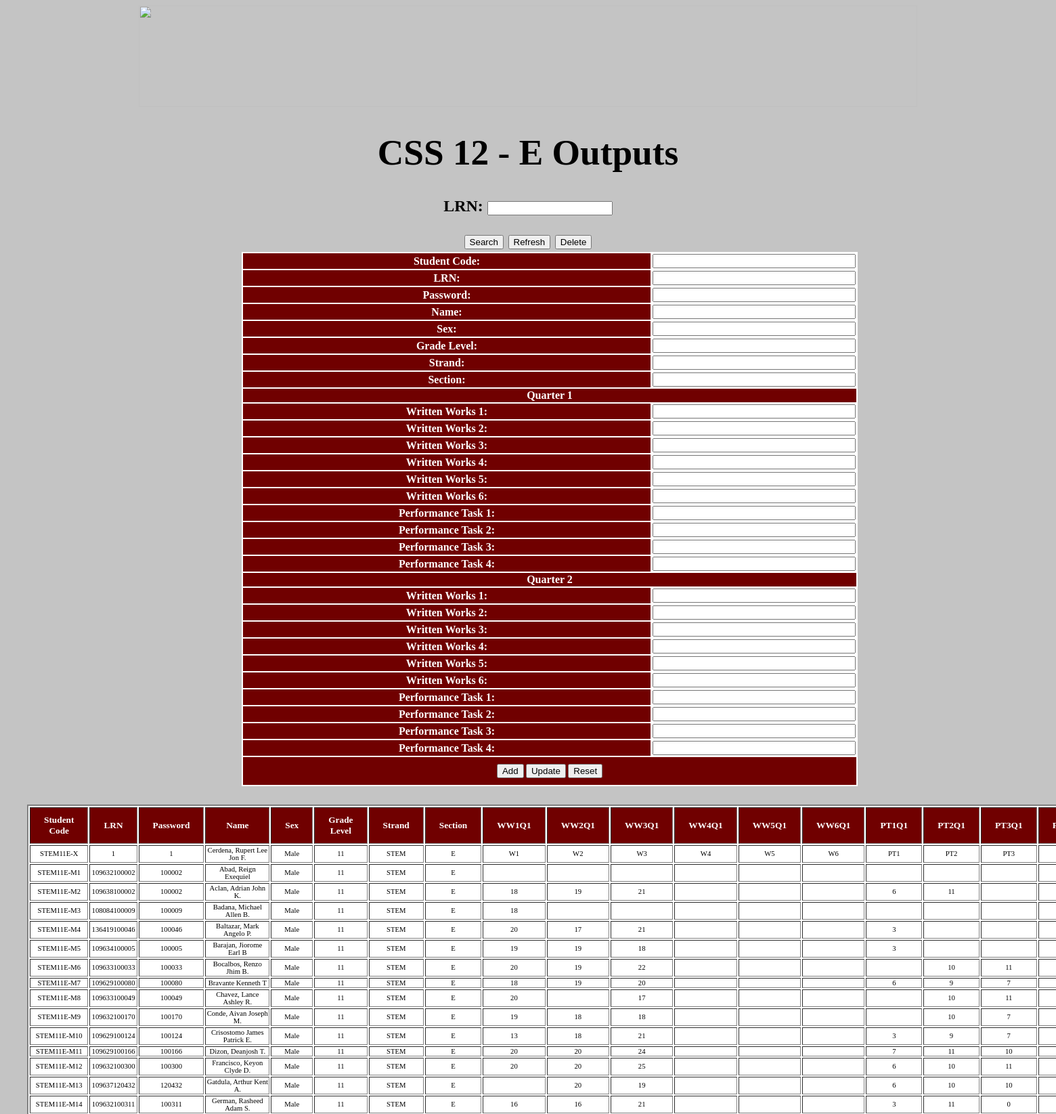
The page /RPROJ/css12e.php (upper part) on the database its author committed.
### tables this page shows
CREATE TABLE `tblcss12e` (
  `no` int(11) NOT NULL,
  `studcode` text NOT NULL,
  `id` text NOT NULL,
  `pass` text NOT NULL,
  `name` text NOT NULL,
  `sex` text NOT NULL,
  `gradeLevel` text NOT NULL,
  `strand` text NOT NULL,
  `section` text NOT NULL,
  `ww1q1` text NOT NULL,
  `ww2q1` text NOT NULL,
  `ww3q1` text NOT NULL,
  `ww4q1` text NOT NULL,
  `ww5q1` text NOT NULL,
  `ww6q1` text NOT NULL,
  `pt1q1` text NOT NULL,
  `pt2q1` text NOT NULL,
  `pt3q1` text NOT NULL,
  `pt4q1` text NOT NULL,
  `ww1q2` text NOT NULL,
  `ww2q2` text NOT NULL,
  `ww3q2` text NOT NULL,
  `ww4q2` text NOT NULL,
  `ww5q2` text NOT NULL,
  `ww6q2` text NOT NULL,
  `pt1q2` text NOT NULL,
  `pt2q2` text NOT NULL,
  `pt3q2` text NOT NULL,
  `pt4q2` text NOT NULL
);

### RPROJ/css12e.php (the view, shortened to what this page needs)
<html>
<head>
		<?php
		$id = " ";
		?>
</head>
<body>
<?php
if(isset($_POST['search']))
	{
	$search =$_POST['txtsearch'];
	$studcode='';
	$id='';
	$pass='';
	$name='';
	$sex='';
	$gradeLevel='';
	$strand='';
	$section='';
	$ww1q1='';
	$ww2q1='';
	$ww3q1='';
	$ww4q1='';
	$ww5q1='';
	$ww6q1='';
	$pt1q1='';
	$pt2q1='';
	$pt3q1='';
	$pt4q1='';
	$ww1q2='';
	$ww2q2='';
	$ww3q2='';
	$ww4q2='';
	$ww5q2='';
	$ww6q2='';
	$pt1q2='';
	$pt2q2='';
	$pt3q2='';
	$pt4q2='';
	if(empty($search))
		{
		echo"<script>alert('Empty fields')</script>";
		}
	else
		{
		if(is_numeric($search))
			{
			$conn = mysqli_connect('localhost','ljay','ljay140891', 'dbetech');
			if(!$conn)
				{
				echo 'Connection Error:' . mysqli_connect_error();
				}
			$sql = "SELECT * FROM tblcss12e WHERE id = $search";
			$result = mysqli_query($conn, $sql);
			$info = mysqli_fetch_assoc($result);
			if($info)
				{
				$studcode=$info['studcode'];
				$id=$info['id'];
				$pass=$info['pass'];
				$name=$info['name'];
				$sex=$info['sex'];
				$gradeLevel=$info['gradeLevel'];
				$strand=$info['strand'];
				$section=$info['section'];
				$ww1q1=$info['ww1q1'];
				$ww2q1=$info['ww2q1'];
				$ww3q1=$info['ww3q1'];
				$ww4q1=$info['ww4q1'];
				$ww5q1=$info['ww5q1'];
				$ww6q1=$info['ww6q1'];
				$pt1q1=$info['pt1q1'];
				$pt2q1=$info['pt2q1'];
				$pt3q1=$info['pt3q1'];
				$pt4q1=$info['pt4q1'];
				$ww1q2=$info['ww1q2'];
				$ww2q2=$info['ww2q2'];
				$ww3q2=$info['ww3q2'];
				$ww4q2=$info['ww4q2'];
				$ww5q2=$info['ww5q2'];
				$ww6q2=$info['ww6q2'];
				$pt1q2=$info['pt1q2'];
				$pt2q2=$info['pt2q2'];
				$pt3q2=$info['pt3q2'];
				$pt4q2=$info['pt4q2'];
				}
			else
				{
				echo "<script>alert('Information not found');</script>";
				}
			mysqli_free_result($result);
			mysqli_close($conn);
			}
		else
			{
			echo "<script>alert('Enter a valid value');</script>";
			}
		}
	}
else
	{
	$studcode='';
	$id='';
	$pass='';
	$name='';
	$sex='';
	$gradeLevel='';
	$strand='';
	$section='';
	$ww1q1='';
	$ww2q1='';
	$ww3q1='';
	$ww4q1='';
	$ww5q1='';
	$ww6q1='';
	$pt1q1='';
	$pt2q1='';
	$pt3q1='';
	$pt4q1='';
	$ww1q2='';
	$ww2q2='';
	$ww3q2='';
	$ww4q2='';
	$ww5q2='';
	$ww6q2='';
	$pt1q2='';
	$pt2q2='';
	$pt3q2='';
	$pt4q2='';
	}
?>
<img src="header.png" />
<form name="frmadmin" action="css12e.php" method="POST">
<h1>CSS 12 - E Outputs</h1>
<h2>LRN:	<input type = "text" name="txtsearch" /></h2>
<input type = "submit" name="search" value="Search" />
<button onclick= "RefreshPage()"> <?php echo"Refresh";?></button>
<input type = "submit" name="delete" value="Delete"  />
</form>
<form name="frmadmin" action="css12e.php" method="POST">
<table class="t1" >
<tr>
<td class="c1">Student Code:</td>
<td class="c2" colspan="2"><input class="f1" type = "text" name="txtstudcode" value="<?php echo $studcode; ?>"/> <br/> </td>
</tr>
<tr>
<td class="c1">LRN:</td>
<td class="c2" colspan="2"><input class="f1" type = "text" name="txtid" value="<?php echo $id; ?>"/> <br/> </td>
</tr>
<tr>
<td class="c1">Password:</td>
<td class="c2" colspan="2"><input class="f1" type = "text" name="txtpass" value="<?php echo $pass; ?>"/> <br/> </td>
</tr>
<tr>
<td class="c1">Name:</td>
<td class="c2" colspan="2"><input class="f1" type = "text" name="txtname" value="<?php echo $name; ?>"/> <br/> </td>
</tr>
<tr>
<td class="c1">Sex:</td>
<td class="c2" colspan="2"><input class="f1" type = "text" name="txtsex" value="<?php echo $sex; ?>"/> <br/> </td>
</tr>
<tr>
<td class="c1">Grade Level:</td>
<td class="c2" colspan="2"><input class="f1" type = "text" name="txtgradeLevel" value="<?php echo $gradeLevel; ?>"/> <br/> </td>
</tr>
<tr>
<td class="c1">Strand:</td>
<td class="c2" colspan="2"><input class="f1" type = "text" name="txtstrand" value="<?php echo $strand; ?>"/> <br/> </td>
</tr>
<tr>
<td class="c1">Section:</td>
<td class="c2" colspan="2"><input class="f1" type = "text" name="txtsection" value="<?php echo $section; ?>"/> <br/> </td>
</tr>
<tr>
<td class="c1" colspan="3" align="center">Quarter 1</td>
</tr>
<tr>
<td class="c1">Written Works 1:</td>
<td class="c2" colspan="2"><input class="f1" type = "text" name="txtww1q1" value="<?php echo $ww1q1; ?>"/> <br/> </td>
</tr>
<tr>
<td class="c1">Written Works 2:</td>
<td class="c2" colspan="2"><input class="f1" type = "text" name="txtww2q1" value="<?php echo $ww2q1; ?>"/> <br/> </td>
</tr>
<tr>
<td class="c1">Written Works 3:</td>
<td class="c2" colspan="2"><input class="f1" type = "text" name="txtww3q1" value="<?php echo $ww3q1; ?>"/> <br/> </td>
</tr>
<tr>
<td class="c1">Written Works 4:</td>
<td class="c2" colspan="2"><input class="f1" type = "text" name="txtww4q1" value="<?php echo $ww4q1; ?>"/> <br/> </td>
</tr>
<tr>
<td class="c1">Written Works 5:</td>
<td class="c2" colspan="2"><input class="f1" type = "text" name="txtww5q1" value="<?php echo $ww5q1; ?>"/> <br/> </td>
</tr>
<tr>
<td class="c1">Written Works 6:</td>
<td class="c2" colspan="2"><input class="f1" type = "text" name="txtww6q1" value="<?php echo $ww6q1; ?>"/> <br/> </td>
</tr>
<tr>
<td class="c1">Performance Task 1:</td>
<td class="c2" colspan="2"><input class="f1" type = "text" name="txtpt1q1" value="<?php echo $pt1q1; ?>"/> <br/> </td>
</tr>
<tr>
<td class="c1">Performance Task 2:</td>
<td class="c2" colspan="2"><input class="f1" type = "text" name="txtpt2q1" value="<?php echo $pt2q1; ?>"/> <br/> </td>
</tr>
<tr>
<td class="c1">Performance Task 3:</td>
<td class="c2" colspan="2"><input class="f1" type = "text" name="txtpt3q1" value="<?php echo $pt3q1; ?>"/> <br/> </td>
</tr>
<tr>
<td class="c1">Performance Task 4:</td>
<td class="c2" colspan="2"><input class="f1" type = "text" name="txtpt4q1" value="<?php echo $pt4q1; ?>"/> <br/> </td>
</tr>
<tr>
<td class="c1" colspan="3" align="center">Quarter 2</td>
</tr>
<tr>
<td class="c1">Written Works 1:</td>
<td class="c2" colspan="2"><input class="f1" type = "text" name="txtww1q2" value="<?php echo $ww1q2; ?>"/> <br/> </td>
</tr>
<tr>
<td class="c1">Written Works 2:</td>
<td class="c2" colspan="2"><input class="f1" type = "text" name="txtww2q2" value="<?php echo $ww2q2; ?>"/> <br/> </td>
</tr>
<tr>
<td class="c1">Written Works 3:</td>
<td class="c2" colspan="2"><input class="f1" type = "text" name="txtww3q2" value="<?php echo $ww3q2; ?>"/> <br/> </td>
</tr>
<tr>
<td class="c1">Written Works 4:</td>
<td class="c2" colspan="2"><input class="f1" type = "text" name="txtww4q2" value="<?php echo $ww4q2; ?>"/> <br/> </td>
</tr>
<tr>
<td class="c1">Written Works 5:</td>
<td class="c2" colspan="2"><input class="f1" type = "text" name="txtww5q2" value="<?php echo $ww5q2; ?>"/> <br/> </td>
</tr>
<tr>
<td class="c1">Written Works 6:</td>
<td class="c2" colspan="2"><input class="f1" type = "text" name="txtww6q2" value="<?php echo $ww6q2; ?>"/> <br/> </td>
</tr>
<tr>
<td class="c1">Performance Task 1:</td>
<td class="c2" colspan="2"><input class="f1" type = "text" name="txtpt1q2" value="<?php echo $pt1q2; ?>"/> <br/> </td>
</tr>
<tr>
<td class="c1">Performance Task 2:</td>
<td class="c2" colspan="2"><input class="f1" type = "text" name="txtpt2q2" value="<?php echo $pt2q2; ?>"/> <br/> </td>
</tr>
<tr>
<td class="c1">Performance Task 3:</td>
<td class="c2" colspan="2"><input class="f1" type = "text" name="txtpt3q2" value="<?php echo $pt3q2; ?>"/> <br/> </td>
</tr>
<tr>
<td class="c1">Performance Task 4:</td>
<td class="c2" colspan="2"><input class="f1" type = "text" name="txtpt4q2" value="<?php echo $pt4q2; ?>"/> <br/> </td>
</tr>
<tr>
	<td class="c3" colspan="3">
	<input type = "submit" size="30" name="add" value="Add"/>
	<input type = "submit" size="30" name="update" value="Update" onclick="check()"  />
	<input type = "reset" size="30" />
	</td>
</tr>
</table>
</form>
<?php
$search =$_POST['txtsearch'];
if(empty($search))
	{
	$conn = mysqli_connect('localhost','ljay','ljay140891', 'dbetech');
	$sql = "SELECT * FROM tblcss12e";
	$result = mysqli_query($conn, $sql);
	$info = mysqli_fetch_all($result, MYSQLI_ASSOC);
	echo '<table class ="t1" border="2" >';
	echo '<tr class="r1">
		<td class="c3"><b>Student Code</b></td>
		<td class="c3"><b>LRN</b></td>
		<td class="c3"><b>Password</b></td>
		<td class="c3"><b>Name</b></td>
		<td class="c3"><b>Sex</b></td>
		<td class="c3"><b>Grade Level</b></td>
		<td class="c3"><b>Strand</b></td>
		<td class="c3"><b>Section</b></td>
		<td class="c3"><b>WW1Q1</b></td>
		<td class="c3"><b>WW2Q1</b></td>
		<td class="c3"><b>WW3Q1</b></td>
		<td class="c3"><b>WW4Q1</b></td>
		<td class="c3"><b>WW5Q1</b></td>
		<td class="c3"><b>WW6Q1</b></td>
		<td class="c3"><b>PT1Q1</b></td>
		<td class="c3"><b>PT2Q1</b></td>
		<td class="c3"><b>PT3Q1</b></td>
		<td class="c3"><b>PT4Q1</b></td>
		<td class="c3"><b>WW1Q2</b></td>
		<td class="c3"><b>WW2Q2</b></td>
		<td class="c3"><b>WW3Q2</b></td>
		<td class="c3"><b>WW4Q2</b></td>
		<td class="c3"><b>WW5Q2</b></td>
		<td class="c3"><b>WW6Q2</b></td>
		<td class="c3"><b>PT1Q2</b></td>
		<td class="c3"><b>PT2Q2</b></td>
		<td class="c3"><b>PT3Q2</b></td>
		<td class="c3"><b>PT4Q2</b></td>
		</tr>';
	foreach($info as $infos):
		echo '<tr class="r2">';
			echo '<td class="c4">' . $infos['studcode'] . '</td>' ;
			echo '<td class="c4">' . $infos['id'] . '</td>' ;
			echo '<td class="c4">' . $infos['pass'] . '</td>' ;
			echo '<td class="c4">' . $infos['name'] . '</td>' ;
			echo '<td class="c4">' . $infos['sex'] . '</td>' ;
			echo '<td class="c4">' . $infos['gradeLevel'] . '</td>' ;
			echo '<td class="c4">' . $infos['strand'] . '</td>' ;
			echo '<td class="c4">' . $infos['section'] . '</td>' ;
			echo '<td class="c4">' . $infos['ww1q1'] . '</td>' ;
			echo '<td class="c4">' . $infos['ww2q1'] . '</td>' ;
			echo '<td class="c4">' . $infos['ww3q1'] . '</td>' ;
			echo '<td class="c4">' . $infos['ww4q1'] . '</td>' ;
			echo '<td class="c4">' . $infos['ww5q1'] . '</td>' ;
			echo '<td class="c4">' . $infos['ww6q1'] . '</td>' ;
			echo '<td class="c4">' . $infos['pt1q1'] . '</td>' ;
			echo '<td class="c4">' . $infos['pt2q1'] . '</td>' ;
			echo '<td class="c4">' . $infos['pt3q1'] . '</td>' ;
			echo '<td class="c4">' . $infos['pt4q1'] . '</td>' ;
		echo '</tr>';
	endforeach;
	echo '</table>';
	}
?>
</body>
</html>

### RPROJ/css12e.php (style rules this page uses)
body { font-family:Bookman Old Style; font-size:20pt; text-align:center; background-color:rgb(196,196,196); }
h2 { font-family:Bookman Old Style; font-size:18pt; }
td.c1 { background-color:rgb(112,0,0); color:white; font-family:Bookman Old Style; font-size:12pt; text-align:center; font-weight:bold; width: 600px; }
td.c2 { background-color:rgb(255,255,255); font-family:Bookman Old Style; font-size:12pt; text-align:center; width: 150px; }
td.c3 { background-color:rgb(112,0,0); font-family:Bookman Old Style; font-size:10pt; text-align:center; width: 100px; color:white; }
td.c4 { background-color:rgb(255,255,255); font-family:Bookman Old Style; font-size:8pt; text-align:center; width: 200px; }
img { width: 1150px; height:150px; }
.c3 { padding: 10px 20px; background-color:rgb(112,0,0); text-align:center; }
.f1 { width: 300px; }
tr.r1 { background-color:rgb(112,0,0); color:white; font-family:Bookman Old Style; font-size:10pt; text-align:center; font-weight:bold; }
tr.r2 { background-color:rgb(255,255,255); font-family:Bookman Old Style; font-size:10pt; text-align:center; }
table.t1 { background-color:rgb(255,255,255); position:relative; margin-left:auto; margin-right:auto; bottom:1.5em; right:2em; left:2em; }

### rows shown on the page
tblcss12e: studcode "STEM11E-X", id "1", pass "1", name "Cerdena, Rupert Lee Jon F.", sex "Male", gradeLevel "11", strand "STEM", section "E", ww1q1 "W1", ww2q1 "W2", ww3q1 "W3", ww4q1 "W4", ww5q1 "W5", ww6q1 "W6", pt1q1 "PT1", pt2q1 "PT2", pt3q1 "PT3"
tblcss12e: studcode "STEM11E-M1", id "109632100002", pass "100002", name "Abad, Reign Exequiel", sex "Male", gradeLevel "11", strand "STEM", section "E"
tblcss12e: studcode "STEM11E-M2", id "109638100002", pass "100002", name "Aclan, Adrian John K.", sex "Male", gradeLevel "11", strand "STEM", section "E", ww1q1 "18", ww2q1 "19", ww3q1 "21", pt1q1 "6", pt2q1 "11"
tblcss12e: studcode "STEM11E-M3", id "108084100009", pass "100009", name "Badana, Michael Allen B.", sex "Male", gradeLevel "11", strand "STEM", section "E", ww1q1 "18"
tblcss12e: studcode "STEM11E-M4", id "136419100046", pass "100046", name "Baltazar, Mark Angelo P.", sex "Male", gradeLevel "11", strand "STEM", section "E", ww1q1 "20", ww2q1 "17", ww3q1 "21", pt1q1 "3"
tblcss12e: studcode "STEM11E-M5", id "109634100005", pass "100005", name "Barajan, Jiorome Earl B", sex "Male", gradeLevel "11", strand "STEM", section "E", ww1q1 "19", ww2q1 "19", ww3q1 "18", pt1q1 "3"
tblcss12e: studcode "STEM11E-M6", id "109633100033", pass "100033", name "Bocalbos, Renzo Jhim B.", sex "Male", gradeLevel "11", strand "STEM", section "E", ww1q1 "20", ww2q1 "19", ww3q1 "22", pt2q1 "10", pt3q1 "11"
tblcss12e: studcode "STEM11E-M7", id "109629100080", pass "100080", name "Bravante Kenneth T", sex "Male", gradeLevel "11", strand "STEM", section "E", ww1q1 "18", ww2q1 "19", ww3q1 "20", pt1q1 "6", pt2q1 "9", pt3q1 "7"
tblcss12e: studcode "STEM11E-M8", id "109633100049", pass "100049", name "Chavez, Lance Ashley R.", sex "Male", gradeLevel "11", strand "STEM", section "E", ww1q1 "20", ww3q1 "17", pt2q1 "10", pt3q1 "11"
tblcss12e: studcode "STEM11E-M9", id "109632100170", pass "100170", name "Conde, Aivan Joseph M.", sex "Male", gradeLevel "11", strand "STEM", section "E", ww1q1 "19", ww2q1 "18", ww3q1 "18", pt2q1 "10", pt3q1 "7"
tblcss12e: studcode "STEM11E-M10", id "109629100124", pass "100124", name "Crisostomo James Patrick E.", sex "Male", gradeLevel "11", strand "STEM", section "E", ww1q1 "13", ww2q1 "18", ww3q1 "21", pt1q1 "3", pt2q1 "9", pt3q1 "7"
tblcss12e: studcode "STEM11E-M11", id "109629100166", pass "100166", name "Dizon, Deanjosh T.", sex "Male", gradeLevel "11", strand "STEM", section "E", ww1q1 "20", ww2q1 "20", ww3q1 "24", pt1q1 "7", pt2q1 "11", pt3q1 "10"
tblcss12e: studcode "STEM11E-M12", id "109632100300", pass "100300", name "Francisco, Keyon Clyde D.", sex "Male", gradeLevel "11", strand "STEM", section "E", ww1q1 "20", ww2q1 "20", ww3q1 "25", pt1q1 "6", pt2q1 "10", pt3q1 "11"
tblcss12e: studcode "STEM11E-M13", id "109637120432", pass "120432", name "Gatdula, Arthur Kent A.", sex "Male", gradeLevel "11", strand "STEM", section "E", ww2q1 "20", ww3q1 "19", pt1q1 "6", pt2q1 "10", pt3q1 "10"
tblcss12e: studcode "STEM11E-M14", id "109632100311", pass "100311", name "German, Rasheed Adam S.", sex "Male", gradeLevel "11", strand "STEM", section "E", ww1q1 "16", ww2q1 "16", ww3q1 "21", pt1q1 "3", pt2q1 "11", pt3q1 "0"
